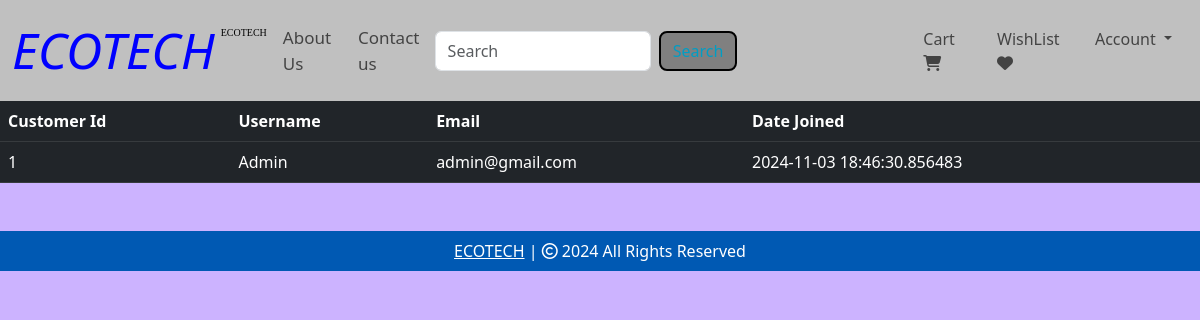
Page /customers (signed in) on the committed database.
### source/models.py (models this page shows, shortened)
class Customer(db.Model, UserMixin):
    id = db.Column(db.Integer, primary_key=True)
    email = db.Column(db.String(100), unique=True)
    username = db.Column(db.String(100))
    password_hash = db.Column(db.String(150))
    date_joined = db.Column(db.DateTime(), default=datetime.utcnow)
    cart_items = db.relationship('Cart', backref=db.backref('customer', lazy=True))
    orders = db.relationship('Order', backref=db.backref('customer', lazy=True))
    @property
    def password(self):
        raise AttributeError('Password is not a readable Attribute')

### source/admin.py (the view)
@admin.route('/customers')
@login_required
def display_customers():
    if current_user.id == 1:
        customers = Customer.query.all()
        return render_template('customers.html', customers=customers)
    return render_template('404.html')

### source/templates/customers.html (shortened to what this page needs)
{% extends 'base.html' %}
{% block body %}
<table class="table table-dark table-hover">
    <thead>
        <tr>
            <th scope="col">Customer Id</th>
            <th scope="col">Username</th>
            <th scope="col">Email</th>
            <th scope="col">Date Joined</th>
        </tr>
    </thead>
    <tbody>
        {% for customer in customers %}
        <tr>
        <td>{{ customer.id }}</td>
        <td>{{ customer.username }}</td>
        <td>{{ customer.email }}</td>
        <td>{{ customer.date_joined }}</td>
        </tr>
        {% endfor %}
    </tbody>
</table>
{% endblock %}

### rows in the picture
Customer: id "1", username "Admin", email "admin@gmail.com", date_joined "2024-11-03 18:46:30.856483"
